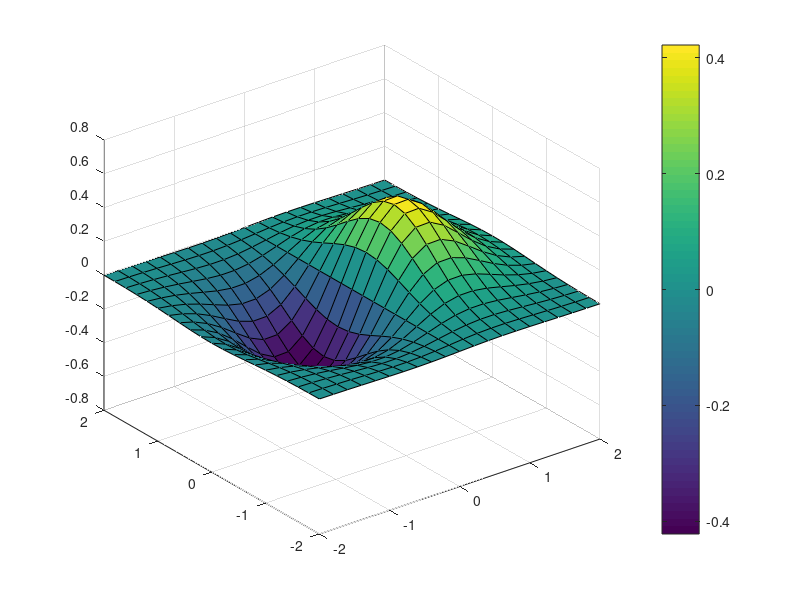

Write the MATLAB code that produced this figure. (Note: this script raises an error after producing the figure.)
% Create example surface plot
[X,Y] = meshgrid(-2:.2:2);
Z = X .* exp(-X.^2 - Y.^2);
fig = figure;
surf(X,Y,Z)
colorbar

% Get all objects
allObjs = findall(fig);

% Initialize storage
typeFreq = containers.Map('KeyType', 'char', 'ValueType', 'double');

% Analyze each object
for i = 1:length(allObjs)
    obj = allObjs(i);
    props = get(obj);
    propNames = fieldnames(props);
    
    % Check each property
    for j = 1:length(propNames)
        propName = propNames{j};
        propValue = props.(propName);
        
        if isenum(propValue)
            propType = ['enum: ' class(propValue)];
        else
            propType = class(propValue);
        end
        
        % Update frequency
        if ~isKey(typeFreq, propType)
            typeFreq(propType) = 0;
        end
        typeFreq(propType) = typeFreq(propType) + 1;
    end
end

% Display results
types = keys(typeFreq);
counts = values(typeFreq);
[sortedCounts, idx] = sort(cell2mat(counts), 'descend');
sortedTypes = types(idx);

% Print results
fprintf('\nProperty Type Frequencies:\n');
for i = 1:length(sortedTypes)
    fprintf('%s: %d\n', sortedTypes{i}, sortedCounts(i));
end

close(fig);